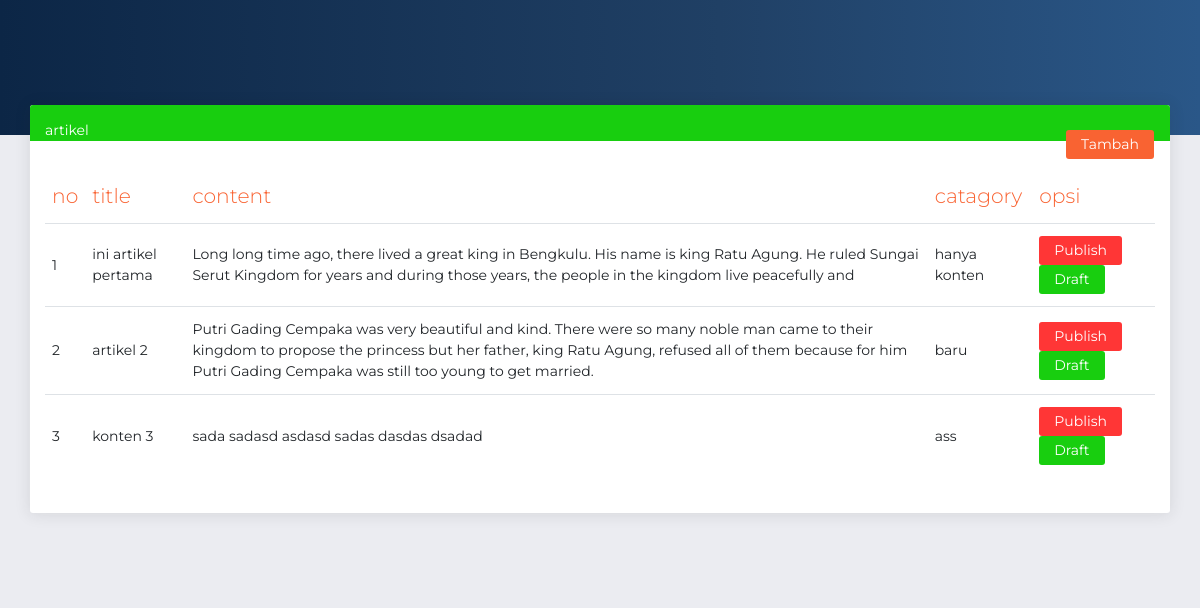
The app's page /admin/addnew.php with its own data.
### tables this page shows
CREATE TABLE `posts` (
  `id` int(11) NOT NULL,
  `title` varchar(200) NOT NULL,
  `content` text NOT NULL,
  `category` varchar(100) NOT NULL,
  `created_date` timestamp NOT NULL DEFAULT current_timestamp() ON UPDATE current_timestamp(),
  `status` varchar(100) NOT NULL COMMENT 'publish,draft'
);

### admin/addnew.php (the view, shortened to what this page needs)
<!DOCTYPE html>
<html lang="en">
<head>
    <link href='//cdnjs.cloudflare.com/ajax/libs/font-awesome/4.7.0/css/font-awesome.min.css' rel='stylesheet'
        type='text/css' />
    <link rel="stylesheet" href="https://use.fontawesome.com/releases/v5.7.1/css/all.css"
>
    <link href="../assets/css/bootstrap.min.css" rel="stylesheet" />
    <link href="../assets/css/now-ui-dashboard.css?v=1.5.0" rel="stylesheet" />
    <link href="../assets/demo/demo.css" rel="stylesheet" />
</head>
<body class="">
    <div class="wrapper ">
        <div class="main-panel" id="main-panel">
            <div class="panel-header panel-header-sm">
            </div>
            <div class="content">
                <div class="row">
                    <div class="col-md-12">
                        <div class="card">
                            <div class="card-header bg-success text-white ">
                                artikel <a href="tambah.php" class="btn btn-sm btn-primary float-right">Tambah</a>
                            </div>
                            <div class="card-body">
                                <div class="table-responsive">
                                    <table class="table">
                                        <thead class=" text-primary">
                                            <th>
                                                no
                                            </th>
                                            <th>
                                                title
                                            </th>
                                            <th>
                                                content
                                            </th>
                                            <th>
                                                catagory
                                            </th>
                                            <th>
                                                opsi
                                            </th>
                                        </thead>
                                        <tbody>
                                            <?php
include "koneksi.php";
$no = 1;
$data = mysqli_query($sambungan, "select * from posts");
while ($d = mysqli_fetch_array($data)) {
    ?>
                                            <tr>
                                                <td><?php echo $no++; ?></td>
                                                <td><?php echo $d['title']; ?></td>
                                                <td><?php echo $d['content']; ?></td>
                                                <td><?php echo $d['category']; ?></td>
                                                <td>
                                                    <a href="#" class="btn btn-danger btn-sm">Publish</a>
                                                    <a href="#" class="btn btn-success btn-sm">Draft</a>
                                                </td>
                                            </tr>
                                            <?php
}
?>
                                        </tbody>
                                    </table>
                                </div>
                            </div>
                        </div>
                    </div>
                    <footer class="footer">
                    </footer>
                </div>
            </div>
</body>
</html>

### records on screen
posts: title "ini artikel pertama", content "Long long time ago, there lived a great king in Bengkulu. His name is king Ratu Agung. He ruled Sungai Serut Kingdom for years and during those years, the people in the kingdom live peacefully and", category "hanya konten"
posts: title "artikel 2", content "Putri Gading Cempaka was very beautiful and kind. There were so many noble man came to their kingdom to propose the princess but her father, king Ratu Agung, refused all of them because for him Putri Gading Cempaka was still too young to get married.", category "baru"
posts: title "konten 3", content "sada sadasd asdasd sadas dasdas dsadad", category "ass"
